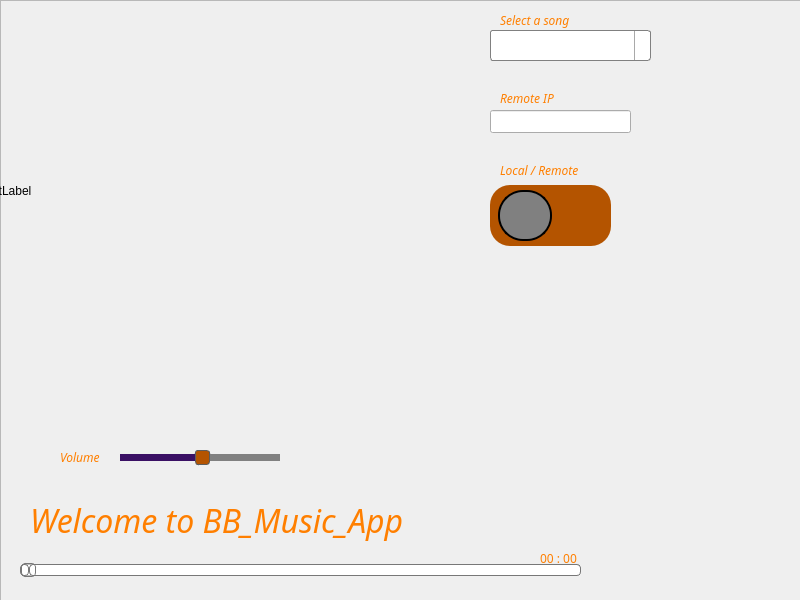
<?xml version="1.0" encoding="UTF-8"?>
<ui version="4.0">
 <class>OpenGUI</class>
 <widget class="QWidget" name="OpenGUI">
  <property name="geometry">
   <rect>
    <x>0</x>
    <y>0</y>
    <width>800</width>
    <height>600</height>
   </rect>
  </property>
  <property name="windowTitle">
   <string>OpenGUI</string>
  </property>
  <property name="styleSheet">
   <string notr="true"/>
  </property>
  <widget class="QFrame" name="frame">
   <property name="geometry">
    <rect>
     <x>0</x>
     <y>0</y>
     <width>801</width>
     <height>601</height>
    </rect>
   </property>
   <property name="autoFillBackground">
    <bool>false</bool>
   </property>
   <property name="styleSheet">
    <string notr="true">QFrame {
     border-image: url(:/images/wallp.jpg);

 }</string>
   </property>
   <property name="frameShape">
    <enum>QFrame::StyledPanel</enum>
   </property>
   <property name="frameShadow">
    <enum>QFrame::Raised</enum>
   </property>
   <widget class="QSlider" name="horizontalSlider">
    <property name="geometry">
     <rect>
      <x>20</x>
      <y>560</y>
      <width>561</width>
      <height>20</height>
     </rect>
    </property>
    <property name="styleSheet">
     <string notr="true">QSlider::groove:horizontal {
border: 1px solid #bbb;
background: white;
height: 10px;
border-radius: 4px;
}

QSlider::sub-page:horizontal {
background: qlineargradient(x1: 0, y1: 0,    x2: 0, y2: 1,
    stop: 0 #66e, stop: 1 #bbf);
background: qlineargradient(x1: 0, y1: 0.2, x2: 1, y2: 1,
    stop: 0 #bbf, stop: 1 #55f);
border: 1px solid #777;
height: 10px;
border-radius: 4px;
}

QSlider::add-page:horizontal {
background: #fff;
border: 1px solid #777;
height: 10px;
border-radius: 4px;
}

QSlider::handle:horizontal {
background: qlineargradient(x1:0, y1:0, x2:1, y2:1,
    stop:0 #eee, stop:1 #ccc);
border: 1px solid #777;
width: 13px;
margin-top: -2px;
margin-bottom: -2px;
border-radius: 4px;
}

QSlider::handle:horizontal:hover {
background: qlineargradient(x1:0, y1:0, x2:1, y2:1,
    stop:0 #fff, stop:1 #ddd);
border: 1px solid #444;
border-radius: 4px;
}

QSlider::sub-page:horizontal:disabled {
background: #bbb;
border-color: #999;
}

QSlider::add-page:horizontal:disabled {
background: #eee;
border-color: #999;
}

QSlider::handle:horizontal:disabled {
background: #eee;
border: 1px solid #aaa;
border-radius: 4px;
}</string>
    </property>
    <property name="tracking">
     <bool>false</bool>
    </property>
    <property name="orientation">
     <enum>Qt::Horizontal</enum>
    </property>
    <property name="tickPosition">
     <enum>QSlider::NoTicks</enum>
    </property>
   </widget>
   <widget class="QPushButton" name="pushButton_2">
    <property name="geometry">
     <rect>
      <x>150</x>
      <y>380</y>
      <width>51</width>
      <height>51</height>
     </rect>
    </property>
    <property name="styleSheet">
     <string notr="true">QPushButton {
     border-style: outset;
	 image: url(:/images/play.png);
 }
 QPushButton:pressed {
     border-style: inset;
 }</string>
    </property>
    <property name="text">
     <string/>
    </property>
    <property name="flat">
     <bool>false</bool>
    </property>
   </widget>
   <widget class="QComboBox" name="comboBox_1">
    <property name="geometry">
     <rect>
      <x>490</x>
      <y>30</y>
      <width>161</width>
      <height>31</height>
     </rect>
    </property>
    <property name="styleSheet">
     <string notr="true">QComboBox {
	border-image: none;
    border: 1px solid gray;
    border-radius: 3px;
    padding: 1px 18px 1px 3px;
    min-width: 6em;
}

QComboBox:editable {
    background: white;
}

QComboBox:!editable, QComboBox::drop-down:editable {
     background: qlineargradient(x1: 0, y1: 0, x2: 0, y2: 1,
                                 stop: 0 #E1E1E1, stop: 0.4 #DDDDDD,
                                 stop: 0.5 #D8D8D8, stop: 1.0 #D3D3D3);
}

/* QComboBox gets the &quot;on&quot; state when the popup is open */
QComboBox:!editable:on, QComboBox::drop-down:editable:on {
    background: qlineargradient(x1: 0, y1: 0, x2: 0, y2: 1,
                                stop: 0 #D3D3D3, stop: 0.4 #D8D8D8,
                                stop: 0.5 #DDDDDD, stop: 1.0 #E1E1E1);
}

QComboBox:on { /* shift the text when the popup opens */
    padding-top: 3px;
    padding-left: 4px;
}

QComboBox::drop-down {
    subcontrol-origin: padding;
    subcontrol-position: top right;
    width: 15px;

    border-left-width: 1px;
    border-left-color: darkgray;
    border-left-style: solid; /* just a single line */
    border-top-right-radius: 3px; /* same radius as the QComboBox */
    border-bottom-right-radius: 3px;
}

QComboBox::down-arrow {
    image: url(/usr/share/icons/crystalsvg/16x16/actions/1downarrow.png);
}

QComboBox::down-arrow:on { /* shift the arrow when popup is open */
    top: 1px;
    left: 1px;
}

QComboBox QAbstractItemView {
	border-image: none;
    border: 2px solid darkgray;
    selection-background-color: lightgray;
}</string>
    </property>
   </widget>
   <widget class="QPushButton" name="pushButton_5">
    <property name="geometry">
     <rect>
      <x>210</x>
      <y>380</y>
      <width>51</width>
      <height>51</height>
     </rect>
    </property>
    <property name="styleSheet">
     <string notr="true">QPushButton {
     border-style: outset;
	 image: url(:/images/next.png);
 }</string>
    </property>
    <property name="text">
     <string/>
    </property>
   </widget>
   <widget class="QPushButton" name="pushButton_3">
    <property name="geometry">
     <rect>
      <x>90</x>
      <y>380</y>
      <width>51</width>
      <height>51</height>
     </rect>
    </property>
    <property name="styleSheet">
     <string notr="true">QPushButton {
     border-style: outset;
	 image: url(:/images/pause.png);
 }</string>
    </property>
    <property name="text">
     <string/>
    </property>
   </widget>
   <widget class="QPushButton" name="pushButton_1">
    <property name="geometry">
     <rect>
      <x>270</x>
      <y>380</y>
      <width>51</width>
      <height>51</height>
     </rect>
    </property>
    <property name="styleSheet">
     <string notr="true">QPushButton {
     border-style: outset;
	 image: url(:/images/update.png);
 }</string>
    </property>
    <property name="text">
     <string/>
    </property>
   </widget>
   <widget class="QLabel" name="gif_label">
    <property name="geometry">
     <rect>
      <x>-20</x>
      <y>20</y>
      <width>331</width>
      <height>341</height>
     </rect>
    </property>
    <property name="styleSheet">
     <string notr="true">QLabel {
	 border-image: none;

}</string>
    </property>
    <property name="frameShape">
     <enum>QFrame::NoFrame</enum>
    </property>
    <property name="frameShadow">
     <enum>QFrame::Plain</enum>
    </property>
    <property name="text">
     <string>TextLabel</string>
    </property>
   </widget>
   <widget class="QLabel" name="label_1">
    <property name="geometry">
     <rect>
      <x>30</x>
      <y>500</y>
      <width>501</width>
      <height>41</height>
     </rect>
    </property>
    <property name="font">
     <font>
      <family>Purisa</family>
      <pointsize>24</pointsize>
      <weight>50</weight>
      <italic>true</italic>
      <bold>false</bold>
     </font>
    </property>
    <property name="autoFillBackground">
     <bool>false</bool>
    </property>
    <property name="styleSheet">
     <string notr="true">QLabel {
	 border-image: none;
     color: rgb(255,127,0) ;
	 
 }</string>
    </property>
    <property name="text">
     <string>Welcome to BB_Music_App</string>
    </property>
   </widget>
   <widget class="QPushButton" name="pushButton_6">
    <property name="geometry">
     <rect>
      <x>30</x>
      <y>380</y>
      <width>51</width>
      <height>51</height>
     </rect>
    </property>
    <property name="styleSheet">
     <string notr="true">QPushButton {
     border-style: outset;
	 image: url(:/images/prev.png);
 }</string>
    </property>
    <property name="text">
     <string/>
    </property>
   </widget>
   <widget class="QLabel" name="label">
    <property name="geometry">
     <rect>
      <x>500</x>
      <y>10</y>
      <width>131</width>
      <height>21</height>
     </rect>
    </property>
    <property name="font">
     <font>
      <family>Purisa</family>
      <pointsize>9</pointsize>
      <weight>50</weight>
      <italic>true</italic>
      <bold>false</bold>
     </font>
    </property>
    <property name="styleSheet">
     <string notr="true">QLabel {
	 border-image: none;
     color: rgb(255,127,0) ;
	 
 }</string>
    </property>
    <property name="text">
     <string>Select a song</string>
    </property>
   </widget>
   <widget class="QLabel" name="label_2">
    <property name="geometry">
     <rect>
      <x>540</x>
      <y>550</y>
      <width>41</width>
      <height>16</height>
     </rect>
    </property>
    <property name="font">
     <font>
      <family>Sawasdee</family>
      <weight>50</weight>
      <bold>false</bold>
     </font>
    </property>
    <property name="styleSheet">
     <string notr="true">QLabel {
	 border-image: none;
     color: rgb(255,127,0) ;
	 
 }</string>
    </property>
    <property name="text">
     <string>00 : 00</string>
    </property>
   </widget>
   <widget class="QLabel" name="label_3">
    <property name="geometry">
     <rect>
      <x>670</x>
      <y>20</y>
      <width>121</width>
      <height>111</height>
     </rect>
    </property>
    <property name="styleSheet">
     <string notr="true">QLabel {
	 border-image: none;
	image: url(:/images/logo.png);
}</string>
    </property>
    <property name="text">
     <string/>
    </property>
   </widget>
   <widget class="QSlider" name="horizontalSlider_2">
    <property name="geometry">
     <rect>
      <x>490</x>
      <y>180</y>
      <width>121</width>
      <height>71</height>
     </rect>
    </property>
    <property name="styleSheet">
     <string notr="true">QSlider::groove:horizontal {


    background: rgb(180,84,0);
    margin: 5px 0;
border-radius: 20px;
}

QSlider::handle:horizontal {
	    border: 2px solid #000000;
    background: gray;
left:8; right: 8;
    width: 50px;
    margin: 5px 0; /* handle is placed by default on the contents rect of the groove. Expand outside the groove */
    border-radius: 25px;
}

</string>
    </property>
    <property name="maximum">
     <number>1</number>
    </property>
    <property name="pageStep">
     <number>1</number>
    </property>
    <property name="orientation">
     <enum>Qt::Horizontal</enum>
    </property>
   </widget>
   <widget class="QLabel" name="label_4">
    <property name="geometry">
     <rect>
      <x>500</x>
      <y>160</y>
      <width>111</width>
      <height>20</height>
     </rect>
    </property>
    <property name="font">
     <font>
      <family>Purisa</family>
      <pointsize>9</pointsize>
      <weight>50</weight>
      <italic>true</italic>
      <bold>false</bold>
     </font>
    </property>
    <property name="styleSheet">
     <string notr="true">QLabel {
	 border-image: none;
     color: rgb(255,127,0) ;
	 
 }</string>
    </property>
    <property name="text">
     <string>Local / Remote</string>
    </property>
   </widget>
   <widget class="QLabel" name="label_5">
    <property name="geometry">
     <rect>
      <x>60</x>
      <y>450</y>
      <width>57</width>
      <height>15</height>
     </rect>
    </property>
    <property name="font">
     <font>
      <family>Purisa</family>
      <weight>50</weight>
      <italic>true</italic>
      <bold>false</bold>
     </font>
    </property>
    <property name="styleSheet">
     <string notr="true">QLabel {
	 border-image: none;
     color: rgb(255,127,0) ;
	 
 }</string>
    </property>
    <property name="text">
     <string>Volume</string>
    </property>
   </widget>
   <widget class="QLineEdit" name="lineEdit">
    <property name="geometry">
     <rect>
      <x>490</x>
      <y>110</y>
      <width>141</width>
      <height>23</height>
     </rect>
    </property>
   </widget>
   <widget class="QLabel" name="label_6">
    <property name="geometry">
     <rect>
      <x>500</x>
      <y>90</y>
      <width>91</width>
      <height>16</height>
     </rect>
    </property>
    <property name="font">
     <font>
      <family>Purisa</family>
      <pointsize>9</pointsize>
      <italic>true</italic>
     </font>
    </property>
    <property name="styleSheet">
     <string notr="true">QLabel {
	 border-image: none;
     color: rgb(255,127,0) ;
	 
 }</string>
    </property>
    <property name="text">
     <string>Remote IP</string>
    </property>
   </widget>
   <widget class="QSlider" name="verticalSlider">
    <property name="geometry">
     <rect>
      <x>120</x>
      <y>450</y>
      <width>160</width>
      <height>16</height>
     </rect>
    </property>
    <property name="styleSheet">
     <string notr="true"> QSlider::handle:horizontal {
	border: 1px solid #5c5c5c;
     background: rgb(180,84,0);
	 border-radius: 3px;
    margin: -5px 0; /* handle is placed by default on the contents rect of the groove. Expand outside the groove */
 }

QSlider::add-page:horizontal {
	 border-radius: 5px;
    background: gray;
}

QSlider::sub-page:horizontal {
	 border-radius: 5px;
    background: rgb(58,16,100);
}</string>
    </property>
    <property name="maximum">
     <number>97</number>
    </property>
    <property name="sliderPosition">
     <number>50</number>
    </property>
    <property name="orientation">
     <enum>Qt::Horizontal</enum>
    </property>
   </widget>
   <zorder>horizontalSlider</zorder>
   <zorder>pushButton_2</zorder>
   <zorder>comboBox_1</zorder>
   <zorder>pushButton_5</zorder>
   <zorder>pushButton_3</zorder>
   <zorder>pushButton_1</zorder>
   <zorder>label_1</zorder>
   <zorder>pushButton_6</zorder>
   <zorder>label</zorder>
   <zorder>label_2</zorder>
   <zorder>gif_label</zorder>
   <zorder>label_3</zorder>
   <zorder>horizontalSlider_2</zorder>
   <zorder>label_4</zorder>
   <zorder>label_5</zorder>
   <zorder>lineEdit</zorder>
   <zorder>label_6</zorder>
   <zorder>verticalSlider</zorder>
  </widget>
 </widget>
 <layoutdefault spacing="6" margin="11"/>
 <resources/>
 <connections/>
</ui>
